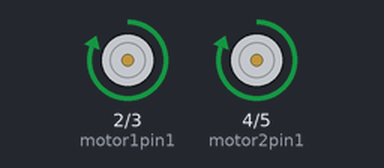
Recording of a sketch running on a simulated Arduino Uno, built with avr-gcc and run on an emulated ATmega328P. Shown: motor-driver pin pairs drawn as motors (green arrow = first pin HIGH = forward, orange = second pin HIGH = backward, longer = more drive).

Above: at 5.0 s.
At 11.5 s:
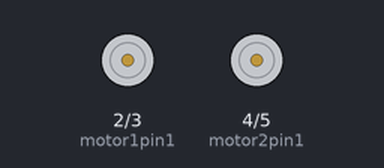
Timing chart, 0 to 16.9 s (numbered marks = the images above):
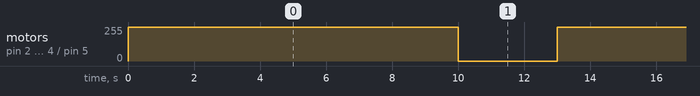

Measured:
- by itself, motor on pin 2 (motor1pin1) / pin 3 (motor1pin2), motor on pin 4 (motor2pin1) / pin 5 (motor2pin2): alternates forward 255/255 for 10.0 s and stopped for 3.0 s

The sketch:

motor_test.ino
```cpp
//adapted from https://create.arduino.cc/projecthub/ryanchan/how-to-use-the-l298n-motor-driver-b124c5

int motor1pin1 = 2;
int motor1pin2 = 3;

int motor2pin1 = 4;
int motor2pin2 = 5;

void setup() {
  // put your setup code here, to run once:
  pinMode(motor1pin1, OUTPUT);
  pinMode(motor1pin2, OUTPUT);
  pinMode(motor2pin1, OUTPUT);
  pinMode(motor2pin2, OUTPUT);
}

void loop() {
  // put your main code here, to run repeatedly: v

  //forward
  digitalWrite(motor1pin1, HIGH);
  digitalWrite(motor1pin2, LOW);

  digitalWrite(motor2pin1, HIGH);
  digitalWrite(motor2pin2, LOW);
  delay(10000);

  //stop
  digitalWrite(motor1pin1, LOW);
  digitalWrite(motor1pin2, LOW);

  digitalWrite(motor2pin1, LOW);
  digitalWrite(motor2pin2, LOW);
  delay(3000);

//  //backward
//  digitalWrite(motor1pin1, LOW);
//  digitalWrite(motor1pin2, HIGH);
//
//  digitalWrite(motor2pin1, LOW);
//  digitalWrite(motor2pin2, HIGH);
//  delay(10000);
}
```
